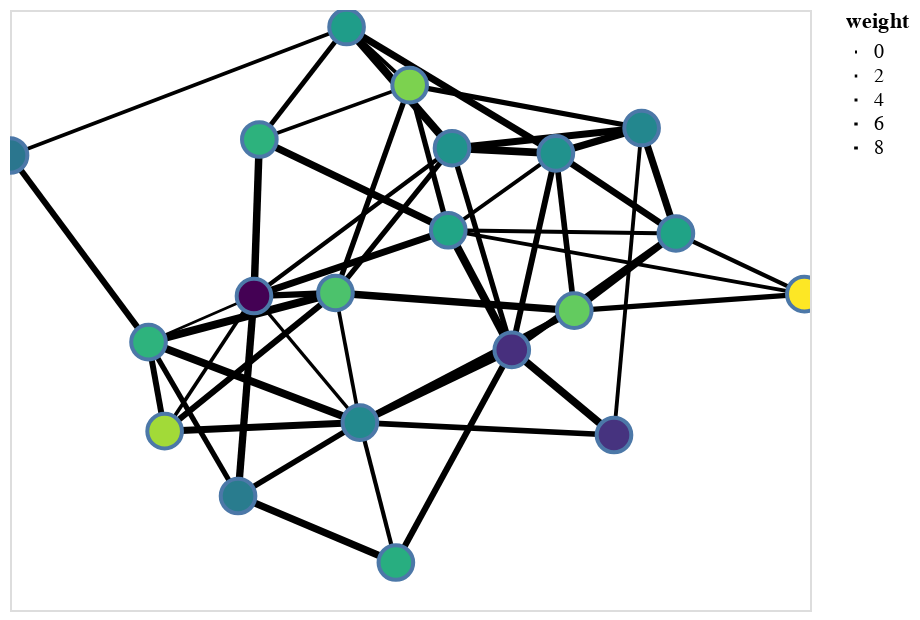

The code cell stored with this chart in its notebook:
### Markdown cell above
# Example of drawing NetworkX graphs in Altair

### Code cell
import networkx as nx
import nx_altair as nxa
import numpy as np

# Generate a random graph
G = nx.fast_gnp_random_graph(n=20, p=0.25)

# Add weights
for n in G.nodes():
    G.nodes[n]['weight'] = np.random.randn()

for e in G.edges():
    G.edges[(e[0],e[1])]['weight'] = np.random.uniform(1, 10)
    
# Compute positions for viz.
pos = nx.spring_layout(G)

# Draw the graph using Altair
viz = nxa.draw_networkx(
    G, pos=pos,
    node_color='weight',
    cmap='viridis',
    width='weight', 
    edge_color='black',
)

# Show it as an interactive plot!
viz.interactive()

### Figure 1 — Vega-Lite specification as saved in the notebook (floating-point values rounded to 4 significant figures)
{"$schema": "https://vega.github.io/schema/vega-lite/v2.4.1.json", "config": {"axis": {"domain": false, "grid": false, "labels": false, "ticks": false}, "view": {"height": 300, "width": 400}}, "layer": [{"data": {"values": [{"edge": 0, "pair": [0, 1], "source": 0, "target": 1, "weight": 2.816, "x": -0.39, "y": -0.05811}, {"edge": 0, "pair": [0, 1], "source": 0, "target": 1, "weight": 2.816, "x": -0.6134, "y": -0.4636}, {"edge": 1, "pair": [0, 4], "source": 0, "target": 4, "weight": 8.218, "x": -0.39, "y": -0.05811}, {"edge": 1, "pair": [0, 4], "source": 0, "target": 4, "weight": 8.218, "x": 0.09564, "y": 0.1393}, {"edge": 2, "pair": [0, 5], "source": 0, "target": 5, "weight": 8.705, "x": -0.39, "y": -0.05811}, {"edge": 2, "pair": [0, 5], "source": 0, "target": 5, "weight": 8.705, "x": -0.4299, "y": -0.6579}, {"edge": 3, "pair": [0, 6], "source": 0, "target": 6, "weight": 1.097, "x": -0.39, "y": -0.05811}, {"edge": 3, "pair": [0, 6], "source": 0, "target": 6, "weight": 1.097, "x": -0.6537, "y": -0.1963}, {"edge": 4, "pair": [0, 8], "source": 0, "target": 8, "weight": 2.171, "x": -0.39, "y": -0.05811}, {"edge": 4, "pair": [0, 8], "source": 0, "target": 8, "weight": 2.171, "x": -0.1253, "y": -0.4377}, {"edge": 5, "pair": [0, 11], "source": 0, "target": 11, "weight": 7.012, "x": -0.39, "y": -0.05811}, {"edge": 5, "pair": [0, 11], "source": 0, "target": 11, "weight": 7.012, "x": -0.1864, "y": -0.04887}, {"edge": 6, "pair": [0, 12], "source": 0, "target": 12, "weight": 8.994, "x": -0.39, "y": -0.05811}, {"edge": 6, "pair": [0, 12], "source": 0, "target": 12, "weight": 8.994, "x": -0.3767, "y": 0.4115}, {"edge": 7, "pair": [0, 13], "source": 0, "target": 13, "weight": 3.682, "x": -0.39, "y": -0.05811}, {"edge": 7, "pair": [0, 13], "source": 0, "target": 13, "weight": 3.682, "x": 0.105, "y": 0.3854}, {"edge": 8, "pair": [1, 8], "source": 1, "target": 8, "weight": 8.168, "x": -0.6134, "y": -0.4636}, {"edge": 8, "pair": [1, 8], "source": 1, "target": 8, "weight": 8.168, "x": -0.1253, "y": -0.4377}, {"edge": 9, "pair": [1, 11], "source": 1, "target": 11, "weight": 6.778, "x": -0.6134, "y": -0.4636}, {"edge": 9, "pair": [1, 11], "source": 1, "target": 11, "weight": 6.778, "x": -0.1864, "y": -0.04887}, {"edge": 10, "pair": [1, 6], "source": 1, "target": 6, "weight": 6.527, "x": -0.6134, "y": -0.4636}, {"edge": 10, "pair": [1, 6], "source": 1, "target": 6, "weight": 6.527, "x": -0.6537, "y": -0.1963}, {"edge": 11, "pair": [2, 8], "source": 2, "target": 8, "weight": 3.605, "x": -0.03532, "y": -0.8576}, {"edge": 11, "pair": [2, 8], "source": 2, "target": 8, "weight": 3.605, "x": -0.1253, "y": -0.4377}, {"edge": 12, "pair": [2, 5], "source": 2, "target": 5, "weight": 8.659, "x": -0.03532, "y": -0.8576}, {"edge": 12, "pair": [2, 5], "source": 2, "target": 5, "weight": 8.659, "x": -0.4299, "y": -0.6579}, {"edge": 13, "pair": [2, 14], "source": 2, "target": 14, "weight": 6.792, "x": -0.03532, "y": -0.8576}, {"edge": 13, "pair": [2, 14], "source": 2, "target": 14, "weight": 6.792, "x": 0.2545, "y": -0.2195}, {"edge": 14, "pair": [3, 16], "source": 3, "target": 16, "weight": 8.015, "x": 0.3647, "y": 0.3701}, {"edge": 14, "pair": [3, 16], "source": 3, "target": 16, "weight": 8.015, "x": -0.1586, "y": 0.7488}, {"edge": 15, "pair": [3, 17], "source": 3, "target": 17, "weight": 7.42, "x": 0.3647, "y": 0.3701}, {"edge": 15, "pair": [3, 17], "source": 3, "target": 17, "weight": 7.42, "x": 0.6648, "y": 0.1296}, {"edge": 16, "pair": [3, 18], "source": 3, "target": 18, "weight": 8.656, "x": 0.3647, "y": 0.3701}, {"edge": 16, "pair": [3, 18], "source": 3, "target": 18, "weight": 8.656, "x": 0.579, "y": 0.4459}, {"edge": 17, "pair": [3, 4], "source": 3, "target": 4, "weight": 3.13, "x": 0.3647, "y": 0.3701}, {"edge": 17, "pair": [3, 4], "source": 3, "target": 4, "weight": 3.13, "x": 0.09564, "y": 0.1393}, {"edge": 18, "pair": [3, 10], "source": 3, "target": 10, "weight": 6.011, "x": 0.3647, "y": 0.3701}, {"edge": 18, "pair": [3, 10], "source": 3, "target": 10, "weight": 6.011, "x": 0.4107, "y": -0.1019}, {"edge": 19, "pair": [3, 13], "source": 3, "target": 13, "weight": 9.505, "x": 0.3647, "y": 0.3701}, {"edge": 19, "pair": [3, 13], "source": 3, "target": 13, "weight": 9.505, "x": 0.105, "y": 0.3854}, {"edge": 20, "pair": [3, 14], "source": 3, "target": 14, "weight": 6.522, "x": 0.3647, "y": 0.3701}, {"edge": 20, "pair": [3, 14], "source": 3, "target": 14, "weight": 6.522, "x": 0.2545, "y": -0.2195}, {"edge": 21, "pair": [4, 17], "source": 4, "target": 17, "weight": 3.54, "x": 0.09564, "y": 0.1393}, {"edge": 21, "pair": [4, 17], "source": 4, "target": 17, "weight": 3.54, "x": 0.6648, "y": 0.1296}, {"edge": 22, "pair": [4, 7], "source": 4, "target": 7, "weight": 5.437, "x": 0.09564, "y": 0.1393}, {"edge": 22, "pair": [4, 7], "source": 4, "target": 7, "weight": 5.437, "x": -0.0008917, "y": 0.5745}, {"edge": 23, "pair": [4, 9], "source": 4, "target": 9, "weight": 3.065, "x": 0.09564, "y": 0.1393}, {"edge": 23, "pair": [4, 9], "source": 4, "target": 9, "weight": 3.065, "x": 0.9859, "y": -0.05238}, {"edge": 24, "pair": [4, 12], "source": 4, "target": 12, "weight": 8.792, "x": 0.09564, "y": 0.1393}, {"edge": 24, "pair": [4, 12], "source": 4, "target": 12, "weight": 8.792, "x": -0.3767, "y": 0.4115}, {"edge": 25, "pair": [4, 14], "source": 4, "target": 14, "weight": 9.874, "x": 0.09564, "y": 0.1393}, {"edge": 25, "pair": [4, 14], "source": 4, "target": 14, "weight": 9.874, "x": 0.2545, "y": -0.2195}, {"edge": 26, "pair": [5, 8], "source": 5, "target": 8, "weight": 5.93, "x": -0.4299, "y": -0.6579}, {"edge": 26, "pair": [5, 8], "source": 5, "target": 8, "weight": 5.93, "x": -0.1253, "y": -0.4377}, {"edge": 27, "pair": [5, 6], "source": 5, "target": 6, "weight": 5.327, "x": -0.4299, "y": -0.6579}, {"edge": 27, "pair": [5, 6], "source": 5, "target": 6, "weight": 5.327, "x": -0.6537, "y": -0.1963}, {"edge": 28, "pair": [6, 19], "source": 6, "target": 19, "weight": 6.785, "x": -0.6537, "y": -0.1963}, {"edge": 28, "pair": [6, 19], "source": 6, "target": 19, "weight": 6.785, "x": -1, "y": 0.3636}, {"edge": 29, "pair": [6, 8], "source": 6, "target": 8, "weight": 9.478, "x": -0.6537, "y": -0.1963}, {"edge": 29, "pair": [6, 8], "source": 6, "target": 8, "weight": 9.478, "x": -0.1253, "y": -0.4377}, {"edge": 30, "pair": [6, 11], "source": 6, "target": 11, "weight": 9.832, "x": -0.6537, "y": -0.1963}, {"edge": 30, "pair": [6, 11], "source": 6, "target": 11, "weight": 9.832, "x": -0.1864, "y": -0.04887}, {"edge": 31, "pair": [7, 16], "source": 7, "target": 16, "weight": 3.087, "x": -0.0008917, "y": 0.5745}, {"edge": 31, "pair": [7, 16], "source": 7, "target": 16, "weight": 3.087, "x": -0.1586, "y": 0.7488}, {"edge": 32, "pair": [7, 12], "source": 7, "target": 12, "weight": 2.662, "x": -0.0008917, "y": 0.5745}, {"edge": 32, "pair": [7, 12], "source": 7, "target": 12, "weight": 2.662, "x": -0.3767, "y": 0.4115}, {"edge": 33, "pair": [7, 18], "source": 7, "target": 18, "weight": 5.294, "x": -0.0008917, "y": 0.5745}, {"edge": 33, "pair": [7, 18], "source": 7, "target": 18, "weight": 5.294, "x": 0.579, "y": 0.4459}, {"edge": 34, "pair": [7, 11], "source": 7, "target": 11, "weight": 5.502, "x": -0.0008917, "y": 0.5745}, {"edge": 34, "pair": [7, 11], "source": 7, "target": 11, "weight": 5.502, "x": -0.1864, "y": -0.04887}, {"edge": 35, "pair": [8, 10], "source": 8, "target": 10, "weight": 7.337, "x": -0.1253, "y": -0.4377}, {"edge": 35, "pair": [8, 10], "source": 8, "target": 10, "weight": 7.337, "x": 0.4107, "y": -0.1019}, {"edge": 36, "pair": [8, 11], "source": 8, "target": 11, "weight": 2.798, "x": -0.1253, "y": -0.4377}, {"edge": 36, "pair": [8, 11], "source": 8, "target": 11, "weight": 2.798, "x": -0.1864, "y": -0.04887}, {"edge": 37, "pair": [8, 14], "source": 8, "target": 14, "weight": 7.9, "x": -0.1253, "y": -0.4377}, {"edge": 37, "pair": [8, 14], "source": 8, "target": 14, "weight": 7.9, "x": 0.2545, "y": -0.2195}, {"edge": 38, "pair": [8, 15], "source": 8, "target": 15, "weight": 6.02, "x": -0.1253, "y": -0.4377}, {"edge": 38, "pair": [8, 15], "source": 8, "target": 15, "weight": 6.02, "x": 0.51, "y": -0.4749}, {"edge": 39, "pair": [9, 17], "source": 9, "target": 17, "weight": 3.951, "x": 0.9859, "y": -0.05238}, {"edge": 39, "pair": [9, 17], "source": 9, "target": 17, "weight": 3.951, "x": 0.6648, "y": 0.1296}, {"edge": 40, "pair": [9, 10], "source": 9, "target": 10, "weight": 5.436, "x": 0.9859, "y": -0.05238}, {"edge": 40, "pair": [9, 10], "source": 9, "target": 10, "weight": 5.436, "x": 0.4107, "y": -0.1019}, {"edge": 41, "pair": [10, 11], "source": 10, "target": 11, "weight": 8.934, "x": 0.4107, "y": -0.1019}, {"edge": 41, "pair": [10, 11], "source": 10, "target": 11, "weight": 8.934, "x": -0.1864, "y": -0.04887}, {"edge": 42, "pair": [10, 17], "source": 10, "target": 17, "weight": 7.207, "x": 0.4107, "y": -0.1019}, {"edge": 42, "pair": [10, 17], "source": 10, "target": 17, "weight": 7.207, "x": 0.6648, "y": 0.1296}, {"edge": 43, "pair": [11, 13], "source": 11, "target": 13, "weight": 5.271, "x": -0.1864, "y": -0.04887}, {"edge": 43, "pair": [11, 13], "source": 11, "target": 13, "weight": 5.271, "x": 0.105, "y": 0.3854}, {"edge": 44, "pair": [12, 16], "source": 12, "target": 16, "weight": 4.648, "x": -0.3767, "y": 0.4115}, {"edge": 44, "pair": [12, 16], "source": 12, "target": 16, "weight": 4.648, "x": -0.1586, "y": 0.7488}, {"edge": 45, "pair": [13, 16], "source": 13, "target": 16, "weight": 9.879, "x": 0.105, "y": 0.3854}, {"edge": 45, "pair": [13, 16], "source": 13, "target": 16, "weight": 9.879, "x": -0.1586, "y": 0.7488}, {"edge": 46, "pair": [13, 18], "source": 13, "target": 18, "weight": 8.071, "x": 0.105, "y": 0.3854}, {"edge": 46, "pair": [13, 18], "source": 13, "target": 18, "weight": 8.071, "x": 0.579, "y": 0.4459}, {"edge": 47, "pair": [13, 14], "source": 13, "target": 14, "weight": 5.433, "x": 0.105, "y": 0.3854}, {"edge": 47, "pair": [13, 14], "source": 13, "target": 14, "weight": 5.433, "x": 0.2545, "y": -0.2195}, {"edge": 48, "pair": [14, 17], "source": 14, "target": 17, "weight": 7.341, "x": 0.2545, "y": -0.2195}, {"edge": 48, "pair": [14, 17], "source": 14, "target": 17, "weight": 7.341, "x": 0.6648, "y": 0.1296}, {"edge": 49, "pair": [14, 15], "source": 14, "target": 15, "weight": 9.211, "x": 0.2545, "y": -0.2195}, {"edge": 49, "pair": [14, 15], "source": 14, "target": 15, "weight": 9.211, "x": 0.51, "y": -0.4749}, {"edge": 50, "pair": [15, 18], "source": 15, "target": 18, "weight": 3.025, "x": 0.51, "y": -0.4749}, {"edge": 50, "pair": [15, 18], "source": 15, "target": 18, "weight": 3.025, "x": 0.579, "y": 0.4459}, {"edge": 51, "pair": [16, 19], "source": 16, "target": 19, "weight": 2.726, "x": -0.1586, "y": 0.7488}, {"edge": 51, "pair": [16, 19], "source": 16, "target": 19, "weight": 2.726, "x": -1, "y": 0.3636}, {"edge": 52, "pair": [17, 18], "source": 17, "target": 18, "weight": 8.258, "x": 0.6648, "y": 0.1296}, {"edge": 52, "pair": [17, 18], "source": 17, "target": 18, "weight": 8.258, "x": 0.579, "y": 0.4459}]}, "encoding": {"detail": {"field": "edge", "type": "quantitative"}, "size": {"field": "weight", "type": "quantitative"}, "x": {"axis": {"title": ""}, "field": "x", "type": "quantitative"}, "y": {"axis": {"title": ""}, "field": "y", "type": "quantitative"}}, "mark": {"color": "black", "opacity": 1, "type": "line"}, "selection": {"selector004": {"bind": "scales", "encodings": ["x", "y"], "mark": {"fill": "#333", "fillOpacity": 0.125, "stroke": "white"}, "on": "[mousedown, window:mouseup] > window:mousemove!", "resolve": "global", "translate": "[mousedown, window:mouseup] > window:mousemove!", "type": "interval", "zoom": "wheel!"}}}, {"data": {"values": [{"weight": -1.87, "x": -0.39, "y": -0.05811}, {"weight": 0.9879, "x": -0.6134, "y": -0.4636}, {"weight": 0.1995, "x": -0.03532, "y": -0.8576}, {"weight": -0.2006, "x": 0.3647, "y": 0.3701}, {"weight": 0.07427, "x": 0.09564, "y": 0.1393}, {"weight": -0.5, "x": -0.4299, "y": -0.6579}, {"weight": 0.2749, "x": -0.6537, "y": -0.1963}, {"weight": 0.7951, "x": -0.0008917, "y": 0.5745}, {"weight": -0.3081, "x": -0.1253, "y": -0.4377}, {"weight": 1.445, "x": 0.9859, "y": -0.05238}, {"weight": 0.6526, "x": 0.4107, "y": -0.1019}, {"weight": 0.5076, "x": -0.1864, "y": -0.04887}, {"weight": 0.2616, "x": -0.3767, "y": 0.4115}, {"weight": -0.1808, "x": 0.105, "y": 0.3854}, {"weight": -1.426, "x": 0.2545, "y": -0.2195}, {"weight": -1.393, "x": 0.51, "y": -0.4749}, {"weight": -0.02986, "x": -0.1586, "y": 0.7488}, {"weight": 0.05427, "x": 0.6648, "y": 0.1296}, {"weight": -0.3365, "x": 0.579, "y": 0.4459}, {"weight": -0.5727, "x": -1, "y": 0.3636}]}, "encoding": {"fill": {"field": "weight", "scale": {"scheme": "viridis"}, "type": "quantitative"}, "x": {"field": "x", "type": "quantitative"}, "y": {"field": "y", "type": "quantitative"}}, "mark": {"opacity": 1, "size": 300, "type": "point"}}]}
